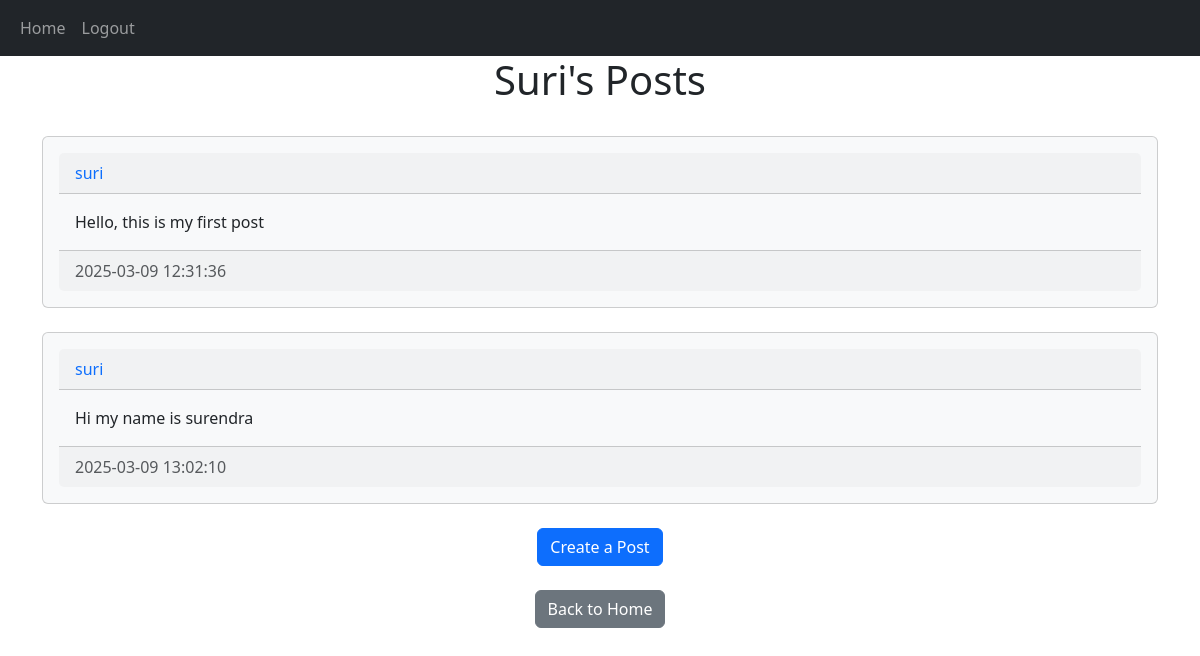
Screenshot of /posts/suri (signed in) with the database file from the repository.
### website/models.py (models this page shows)
class User(db.Model, UserMixin):
    id = db.Column(db.Integer, primary_key=True)
    username = db.Column(db.String(150), unique=True, nullable=False)
    email = db.Column(db.String(150), unique=True, nullable=False)
    password = db.Column(db.String(150), nullable=False)
    date_created = db.Column(db.DateTime(timezone=True), default=func.now())
    posts=db.relationship('Post', backref='user', passive_deletes=True)    #This is a list of all the posts that the user has created

class Post(db.Model):
    id = db.Column(db.Integer, primary_key=True)
    text = db.Column(db.Text, nullable=False)
    author = db.Column(db.Integer, db.ForeignKey('user.id', ondelete="CASCADE"), nullable=False)                #Esa koi bhi user exit nahi karega jo user.id me nahi hoga
    date_created = db.Column(db.DateTime(timezone=True), default=func.now())

### website/views.py (the view)
@views.route("/posts/<username>")
@login_required
def posts(username):
    user=User.query.filter_by(username=username).first()
    if not user:
        flash("User does not exist", category="error")
        return redirect(url_for('views.home'))
    posts=user.posts
    return render_template("posts.html", title=username, user=current_user, posts=posts)

### website/__init__.py (called while the page is built)
def create_app():
    app=Flask(__name__)
    app.config["SECRET_KEY"]="mysecretkey"
    app.config["SQLALCHEMY_DATABASE_URI"]= f"sqlite:///{DB_NAME}"
    db.init_app(app)
    from .views import views
    from .auth import auth
    app.register_blueprint(views, url_prefix="/")
    app.register_blueprint(auth, url_prefix="/")
    from .models import User, Post
    create_database(app)
    login_manager=LoginManager()
    login_manager.login_view="auth.login"
    login_manager.init_app(app)
    @login_manager.user_loader
    def load_user(id):
        return User.query.get(int(id))   #When I put int(id) it worked, when I put id=int(id) it didn't work and only id also didn't work.
    return app

### website/templates/posts.html (shortened to what this page needs)
{% extends "layout.html" %}
{% block content %}
    <h1 align="center">{{ title.title() }}'s Posts</h1>
    <br>
    {% for post in posts %}
        <div class="card card-body bg-light">
            <div class="card-header d-flex justify-content-between align-items-center">
                <a href="/posts/{{ post.user.username }}" class="text-decoration-none">{{ post.user.username }}</a>
            </div>
            <div class="card-body">
                <div class="card-text">{{ post.text }}</div>
            </div>
            <div class="card-footer text-muted">
                <div>{{ post.date_created }}</div>
            </div>
        </div>
        <br>
    {% endfor %}
    <div align="center">
        <a href="/create-post" class="btn btn-primary">Create a Post</a>
    </div>
    <br>
    <div align="center">
        <a href="/home" class="btn btn-secondary">Back to Home</a>
    </div>
{% endblock content %}

### rows the page displays
User: title "Suri"
Post: user.username "suri", text "Hello, this is my first post", date_created "2025-03-09 12:31:36"
Post: user.username "suri", text "Hi my name is surendra", date_created "2025-03-09 13:02:10"
